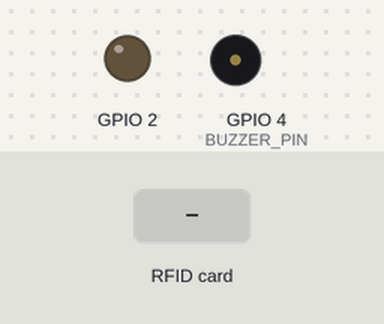
This sketch was run on a simulated ESP32. Shown: output pins drawn as LEDs (lit = HIGH), buzzer (waves = sounding, pin HIGH). Inputs (shaded band) come from the test bench. WiFi joins after 1.5 s; servers stay silent unless stated; uploads are accepted with an empty reply; what the sketch prints to the serial monitor is not drawn.

Above: at 4.4 s.
4.5 s: RFID card 5E 7A 19 C4 held to the reader
At 4.87 s:
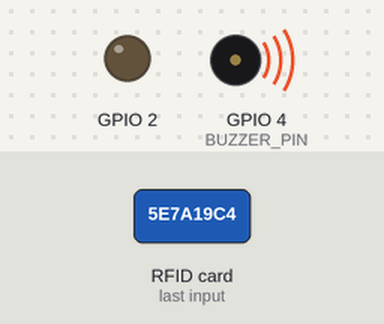
Timing chart, 0 to 7.5 s (numbered marks = the images above; inputs shaded):
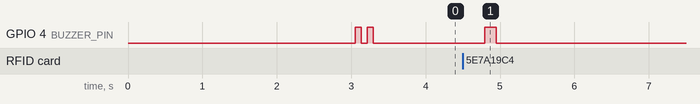

The sketch:

sketch_aug3a.ino
```cpp
#include <SPI.h>
#include <MFRC522.h>
#include <WiFi.h>
#include <HTTPClient.h>
#include <ArduinoJson.h>

// ====================================================
// 1. CẤU HÌNH CHÂN NỐI PHẦN CỨNG (RC522 + BUZZER)
// ====================================================
#define SS_PIN          15  // SDA cắm D15
#define RST_PIN         22  // RES cắm D22
#define SCK_PIN         18  // SCK cắm D18
#define MISO_PIN        19  // MISO cắm D19
#define MOSI_PIN        23  // MOSI cắm D23

#define BUZZER_PIN      4   // Tín hiệu Còi Buzzer cắm D4

// ====================================================
// 2. CẤU HÌNH WIFI & SERVER API
// ====================================================
const char* WIFI_SSID     = "Tung   quyen";     // Tên WiFi
const char* WIFI_PASSWORD = "777777779";        // Mật khẩu WiFi

const char* API_URL       = "http://192.168.1.18:8080/attendance-logs/nfc-swipe";
const char* IOT_API_KEY   = "IoT-Default-Auth-Key-2026";
const char* COMPANY_CODE  = "73f3009b-938b-43a5-aeb2-0c1abbb7cd57"; // Mã công ty của bạn

MFRC522 mfrc522(SS_PIN, RST_PIN);

// Hàm phát tiếng bíp còi (Active HIGH)
void beep(int durationMs) {
  digitalWrite(BUZZER_PIN, HIGH);
  delay(durationMs);
  digitalWrite(BUZZER_PIN, LOW);
}

// Báo Chấm công THÀNH CÔNG (Bíp 1 tiếng ngắn 0.15s)
void triggerSuccessNotification() {
  beep(150);
}

// Báo Chấm công THẤT BẠI (Bíp 3 tiếng)
void triggerErrorNotification() {
  beep(100); delay(80);
  beep(100); delay(80);
  beep(300);
}

// Hàm kết nối WiFi
void connectToWiFi() {
  Serial.print("Connecting to WiFi: ");
  Serial.println(WIFI_SSID);

  WiFi.disconnect(true);
  delay(500);

  WiFi.mode(WIFI_STA);
  WiFi.begin(WIFI_SSID, WIFI_PASSWORD);

  int attempts = 0;
  while (WiFi.status() != WL_CONNECTED && attempts < 30) {
    delay(500);
    Serial.print(".");
    attempts++;
  }

  if (WiFi.status() == WL_CONNECTED) {
    Serial.println("\nWiFi Connected successfully!");
    Serial.print("ESP32 IP Address: ");
    Serial.println(WiFi.localIP());
    beep(80); delay(80); beep(80);
  } else {
    Serial.println("\nWiFi Connection Failed!");
    triggerErrorNotification();
  }
}

// Gửi Request POST lên Backend Spring Boot với mã thẻ ĐỘNG & CompanyCode
void sendAttendanceRequest(String cardUid) {
  if (WiFi.status() != WL_CONNECTED) {
    Serial.println("WiFi disconnected. Reconnecting...");
    connectToWiFi();
    if (WiFi.status() != WL_CONNECTED) return;
  }

  HTTPClient http;
  http.begin(API_URL);

  http.addHeader("Content-Type", "application/json");
  http.addHeader("X-IoT-API-Key", IOT_API_KEY);

  // Buffer 300 bytes để chứa vừa mã UUID công ty
  StaticJsonDocument<300> doc;
  doc["cardUid"]      = cardUid;       // Mã UID động vừa quét (VD: "618E5A6E")
  doc["employeeCode"] = cardUid;       // Truyền song song làm mã nhận diện
  doc["companyCode"]  = COMPANY_CODE;  // Mã công ty 73f3009b-938b-43a5-aeb2-0c1abbb7cd57
  doc["deviceInfo"]   = "ESP32-RC522-Gate-01";

  String requestBody;
  serializeJson(doc, requestBody);

  Serial.println("\n------------------------------------");
  Serial.print("Sending POST Request to: ");
  Serial.println(API_URL);
  Serial.print("Payload: ");
  Serial.println(requestBody);

  int httpResponseCode = http.POST(requestBody);

  if (httpResponseCode > 0) {
    String response = http.getString();
    Serial.printf("HTTP Response Code: %d\n", httpResponseCode);
    Serial.print("Response Payload: ");
    Serial.println(response);

    if (httpResponseCode == 201 || httpResponseCode == 200) {
      Serial.println(">>> CHAM CONG THANH CONG! <<<");
      triggerSuccessNotification();
    } else {
      Serial.println(">>> LOI CHAM CONG! <<<");
      triggerErrorNotification();
    }
  } else {
    Serial.printf("Error on sending POST: %s\n", http.errorToString(httpResponseCode).c_str());
    triggerErrorNotification();
  }

  http.end();
  Serial.println("------------------------------------\n");
}

void setup() {
  Serial.begin(115200);
  delay(1000);

  pinMode(2, OUTPUT);
  digitalWrite(2, LOW);

  pinMode(BUZZER_PIN, OUTPUT);
  digitalWrite(BUZZER_PIN, LOW);

  SPI.begin(SCK_PIN, MISO_PIN, MOSI_PIN, SS_PIN);
  mfrc522.PCD_Init();
  Serial.println("RC522 Reader Initialized.");

  connectToWiFi();
}

void loop() {
  if (!mfrc522.PICC_IsNewCardPresent() || !mfrc522.PICC_ReadCardSerial()) {
    delay(50);
    return;
  }

  // 1. ĐỌC MÃ UID ĐỘNG TỪ THẺ NFC ĐANG QUẸT
  String cardUid = "";
  for (byte i = 0; i < mfrc522.uid.size; i++) {
    cardUid += String(mfrc522.uid.uidByte[i] < 0x10 ? "0" : "");
    cardUid += String(mfrc522.uid.uidByte[i], HEX);
  }
  cardUid.toUpperCase();

  Serial.println("\n----------------------------------");
  Serial.print("Phat hien the NFC! UID: ");
  Serial.println(cardUid);

  mfrc522.PICC_HaltA();
  mfrc522.PCD_StopCrypto1();

  // 2. GỬI MÃ THẺ VÀ COMPANY_CODE LÊN SERVER
  sendAttendanceRequest(cardUid);

  delay(2500); // Tạm dừng 2.5s chống quẹt trùng
}
```

Measured:
- after the input at 4.5 s, GPIO 4 (BUZZER_PIN): LOW → HIGH after 0.30 s, → LOW 0.15 s later
